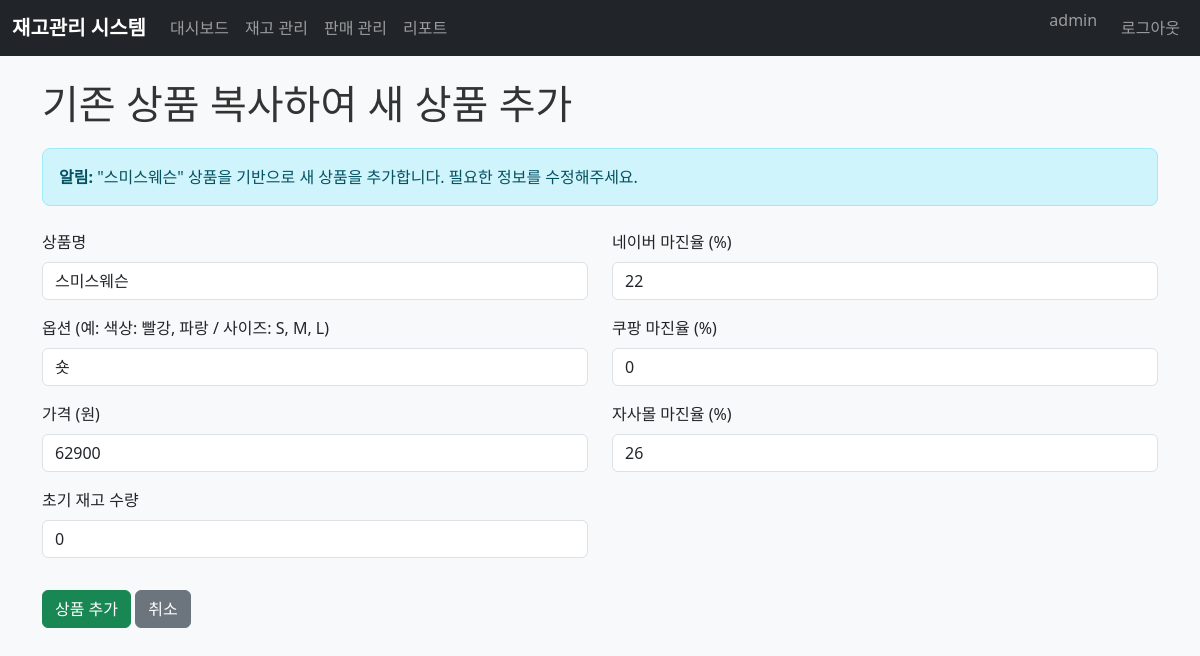
The page /product/copy/2 (signed in) on the database its author committed.
### tables this page shows
CREATE TABLE users (
            id INTEGER PRIMARY KEY AUTOINCREMENT,
            username VARCHAR(50) UNIQUE NOT NULL,
            email VARCHAR(100) UNIQUE NOT NULL,
            password_hash VARCHAR(255) NOT NULL,
            is_admin BOOLEAN DEFAULT 0,
            created_at DATETIME DEFAULT CURRENT_TIMESTAMP
        );

CREATE TABLE products (
        id INTEGER PRIMARY KEY AUTOINCREMENT,
        name VARCHAR(100) NOT NULL,
        options TEXT,
        price DECIMAL(10,2) NOT NULL,
        margin_naver DECIMAL(5,2) NOT NULL,
        margin_coupang DECIMAL(5,2) NOT NULL,
        margin_self DECIMAL(5,2) NOT NULL,
        quantity INTEGER NOT NULL DEFAULT 0,
        created_at DATETIME DEFAULT CURRENT_TIMESTAMP,
        updated_at DATETIME DEFAULT CURRENT_TIMESTAMP
    );

### app.py (the view)
@app.route('/product/copy/<int:product_id>')
@login_required
def copy_product(product_id):
    product = manager.get_product(product_id)
    if not product:
        return redirect(url_for('inventory_page'))
    product['quantity'] = 0  # 초기 재고는 0으로 설정
    return render_template('add_product.html', copy_from=product)

### app.py (called while the page is built)
@login_manager.user_loader
def load_user(user_id):
    return User.get_by_id(int(user_id))

### auth.py (called while the page is built)
    @staticmethod
    def get_by_id(user_id):
        conn = database.get_connection()
        cursor = conn.cursor()
        if database.USE_POSTGRESQL:
            cursor.execute('SELECT id, username, email, is_admin FROM users WHERE id = %s', (user_id,))
        else:
            cursor.execute('SELECT id, username, email, is_admin FROM users WHERE id = ?', (user_id,))
        user_data = cursor.fetchone()
        conn.close()
        if user_data:
            return User(user_data[0], user_data[1], user_data[2], user_data[3])
        return None

### database.py (called while the page is built)
def get_connection():
    return sqlite3.connect(DATABASE_NAME)

### database_cloud.py (called while the page is built)
def get_connection():
    if USE_POSTGRESQL:
        result = urlparse(DATABASE_URL)
        return psycopg2.connect(
            database=result.path[1:],
            user=result.username,
            password=result.password,
            host=result.hostname,
            port=result.port
        )
    else:
        return sqlite3.connect('inventory.db')

### inventory.py (called while the page is built)
    def get_product(self, product_id: int) -> Optional[Dict]:
        conn = database.get_connection()
        cursor = conn.cursor()
        cursor.execute('''
            SELECT id, name, options, price, margin_naver, margin_coupang, margin_self, quantity,
                   created_at, updated_at
            FROM products
            WHERE id = ?
        ''', (product_id,))
        row = cursor.fetchone()
        conn.close()
        if row:
            return {
                'id': row[0],
                'name': row[1],
                'options': row[2],
                'price': row[3],
                'margin_naver': row[4],
                'margin_coupang': row[5],
                'margin_self': row[6],
                'quantity': row[7],
                'created_at': row[8],
                'updated_at': row[9]
            }
        return None

### templates/add_product.html (shortened to what this page needs)
{% extends "base.html" %}
{% block content %}
<h1>{% if copy_from %}기존 상품 복사하여 새 상품 추가{% else %}새 상품 추가{% endif %}</h1>
{% if copy_from %}
<div class="alert alert-info">
    <strong>알림:</strong> "{{ copy_from.name }}" 상품을 기반으로 새 상품을 추가합니다. 필요한 정보를 수정해주세요.
</div>
{% endif %}
<form method="post" action="/product/add" class="mt-4">
    <div class="row">
        <div class="col-md-6">
            <div class="mb-3">
                <label for="name" class="form-label">상품명</label>
                <input type="text" class="form-control" id="name" name="name"
                       value="{{ copy_from.name if copy_from else '' }}" required>
            </div>
            <div class="mb-3">
                <label for="options" class="form-label">옵션 (예: 색상: 빨강, 파랑 / 사이즈: S, M, L)</label>
                <input type="text" class="form-control" id="options" name="options"
                       value="{{ copy_from.options if copy_from and copy_from.options else '' }}"
                       placeholder="옵션을 입력하세요 (선택사항)">
            </div>
            <div class="mb-3">
                <label for="price" class="form-label">가격 (원)</label>
                <input type="number" class="form-control" id="price" name="price" min="0" step="1"
                       value="{{ copy_from.price if copy_from else '' }}" required>
            </div>
            <div class="mb-3">
                <label for="quantity" class="form-label">초기 재고 수량</label>
                <input type="number" class="form-control" id="quantity" name="quantity" min="0"
                       value="{{ copy_from.quantity if copy_from else 0 }}" required>
            </div>
        </div>
        <div class="col-md-6">
            <div class="mb-3">
                <label for="margin_naver" class="form-label">네이버 마진율 (%)</label>
                <input type="number" class="form-control" id="margin_naver" name="margin_naver" min="0" max="100" step="0.1"
                       value="{{ copy_from.margin_naver if copy_from else '' }}" required>
            </div>
            <div class="mb-3">
                <label for="margin_coupang" class="form-label">쿠팡 마진율 (%)</label>
                <input type="number" class="form-control" id="margin_coupang" name="margin_coupang" min="0" max="100" step="0.1"
                       value="{{ copy_from.margin_coupang if copy_from else '' }}" required>
            </div>
            <div class="mb-3">
                <label for="margin_self" class="form-label">자사몰 마진율 (%)</label>
                <input type="number" class="form-control" id="margin_self" name="margin_self" min="0" max="100" step="0.1"
                       value="{{ copy_from.margin_self if copy_from else '' }}" required>
            </div>
        </div>
    </div>
    <div class="mt-3">
        <button type="submit" class="btn btn-success">상품 추가</button>
        <a href="/inventory" class="btn btn-secondary">취소</a>
    </div>
</form>
{% endblock %}

### templates/base.html (shortened to what this page needs)
<!DOCTYPE html>
<html lang="ko">
<head>
    <link href="https://cdn.jsdelivr.net/npm/bootstrap@5.3.0/dist/css/bootstrap.min.css" rel="stylesheet">
    <link rel="stylesheet" href="{{ url_for('static', filename='css/style.css') }}">
</head>
<body>
    <nav class="navbar navbar-expand-lg navbar-dark bg-dark">
        <div class="container-fluid">
            <a class="navbar-brand" href="/">재고관리 시스템</a>
            <div class="collapse navbar-collapse" id="navbarNav">
                <ul class="navbar-nav">
                    <li class="nav-item">
                        <a class="nav-link" href="/">대시보드</a>
                    </li>
                    <li class="nav-item">
                        <a class="nav-link" href="/inventory">재고 관리</a>
                    </li>
                    <li class="nav-item">
                        <a class="nav-link" href="/sales">판매 관리</a>
                    </li>
                    <li class="nav-item">
                        <a class="nav-link" href="/reports">리포트</a>
                    </li>
                </ul>
                <ul class="navbar-nav ms-auto">
                    {% if current_user.is_authenticated %}
                    <li class="nav-item">
                        <span class="navbar-text me-3">{{ current_user.username }}</span>
                    </li>
                    <li class="nav-item">
                        <a class="nav-link" href="/logout">로그아웃</a>
                    </li>
                    {% endif %}
                </ul>
            </div>
        </div>
    </nav>
    <div class="container mt-4">
        {% block content %}{% endblock %}
    </div>
</body>
</html>

### static/css/style.css (style rules this page uses)
body { background-color: #f8f9fa; }
.navbar-brand { font-weight: bold; }
h1, h2, h3 { color: #333; margin-bottom: 20px; }
.alert { border-radius: 8px; }

### rows shown on the page
users: username "admin"
products: name "스미스웨슨", options "숏", price "62900", margin_naver "22", margin_coupang "0", margin_self "26"
